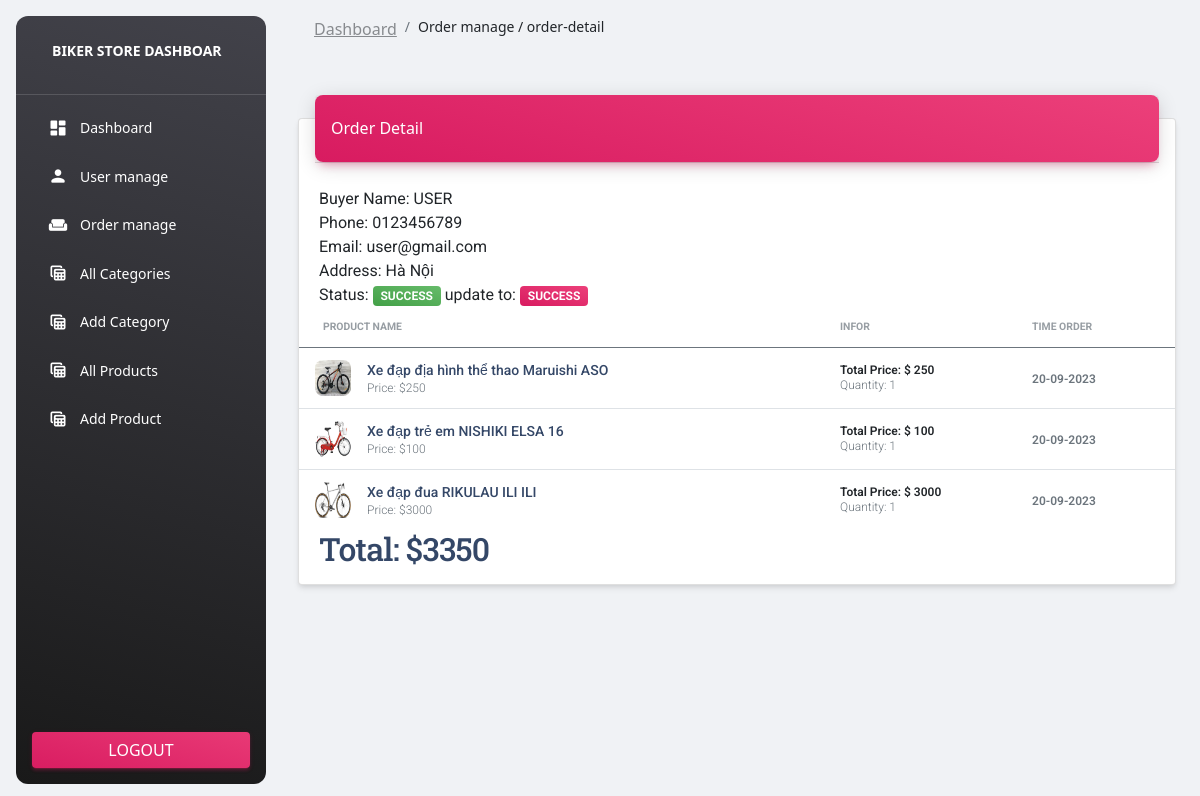
The app's page /admin/order-detail.php?id_order=16 (signed in) with its own data.
### tables this page shows
CREATE TABLE `order_detail` (
  `id` bigint(20) NOT NULL,
  `user_id` int(11) NOT NULL,
  `product_id` int(11) NOT NULL,
  `order_id` bigint(20) DEFAULT NULL,
  `selling_price` int(11) NOT NULL,
  `quantity` int(11) NOT NULL,
  `status` tinyint(4) NOT NULL DEFAULT 1,
  `rate` tinyint(4) DEFAULT NULL,
  `comment` mediumtext DEFAULT NULL,
  `created_at` timestamp NOT NULL DEFAULT current_timestamp()
);

CREATE TABLE `users` (
  `id` int(11) NOT NULL,
  `name` varchar(191) NOT NULL,
  `email` varchar(191) NOT NULL,
  `phone` varchar(15) NOT NULL,
  `address` varchar(191) DEFAULT NULL,
  `password` varchar(191) NOT NULL,
  `role_as` tinyint(4) NOT NULL DEFAULT 0,
  `code` varchar(191) DEFAULT NULL,
  `creat_at` timestamp NOT NULL DEFAULT current_timestamp()
);

CREATE TABLE `products` (
  `id` int(11) NOT NULL,
  `category_id` int(11) NOT NULL,
  `name` varchar(191) NOT NULL,
  `slug` varchar(191) NOT NULL,
  `small_description` mediumtext NOT NULL,
  `description` mediumtext NOT NULL,
  `original_price` int(11) NOT NULL,
  `selling_price` int(11) NOT NULL,
  `image` varchar(191) NOT NULL,
  `qty` int(11) NOT NULL,
  `status` tinyint(4) NOT NULL,
  `created_at` timestamp NOT NULL DEFAULT current_timestamp()
);

### functions/myfunctions.php (called while the page is built, shortened)
<?php
include("../config/dbcon.php");
function getOrderDetail($order_id)
{
    global $conn;
    $query =    "SELECT `users`.`name`,`users`.`email`,`users`.`phone`,`users`.`address`,
                `products`.`name` as `name_product`, `products`.`selling_price`,`products`.`image`,
                `order_detail`.*  FROM `order_detail`
                JOIN `users` ON `order_detail`.`user_id` = `users`.`id`
                JOIN `products` ON `products`.`id` = `order_detail`.`product_id`
                WHERE `order_id` = '$order_id'";
    return mysqli_query($conn, $query);
}

### admin/order-detail.php (the view, shortened to what this page needs)
<?php
include("../admin/includes/header.php");
$type = $_GET['id_order'];
$orders = getOrderDetail($type);
$total=0;
?>
<body>
    <div class="container-fluid">
        <div class="row">
            <div class="col-12">
                <div class="card my-4">
                    <div class="card-header p-0 position-relative mt-n4 mx-3 z-index-2">
                        <div class="bg-gradient-primary shadow-primary border-radius-lg pt-4 pb-3">
                            <h6 class="text-white text-capitalize ps-3">Order detail</h6>
                        </div>
                    </div>
                    <div class="card-body px-0 pb-2">
                        <div class="table-responsive p-0">
                            <div style="padding-left: 20px">
                                <?php foreach($orders as $order){ ?>
                                    Buyer Name: <?= $order['name'] ?> <br>
                                    Phone: <?= $order['phone'] ?> <br>
                                    Email: <?= $order['email'] ?><br>
                                    Address: <?= $order['address'] ?> <br>
                                    Status: <?php
                                        if ($order['status'] == 2){
                                            echo '<span class="badge badge-sm bg-gradient-primary">Booked</span>';
                                        }else if ($order['status'] == 3){
                                            echo '<span class="badge badge-sm bg-gradient-info">Delivering</span>';
                                        }else if ($order['status'] == 4){
                                            echo '<span class="badge badge-sm bg-gradient-success">Success</span>';
                                        }
                                    ?>
                                    update to:
                                    <?php
                                        $id_order = $order['order_id'];
                                        if ($order['status'] == 2){
                                            echo "<a href='./code.php?order=3&id=$id_order'><span class='badge badge-sm bg-gradient-info'>Delivery</span></a>";
                                        }else if ($order["status"] == 3){
                                            echo "<a href='./code.php?order=4&id=$id_order'><span class='badge badge-sm bg-gradient-success'>Delivered</span></a>";
                                        }else if ($order["status"] == 4){
                                            echo "<span class='badge badge-sm bg-gradient-primary'>Success</span>";
                                        }
                                    ?>
                                <?php break; } ?>
                            </div>
                        </div>
                            <table class="table align-items-center mb-0">
                                <thead>
                                    <tr>
                                        <th class="text-uppercase text-secondary text-xxs font-weight-bolder opacity-7">Product Name</th>
                                        <th class="text-uppercase text-secondary text-xxs font-weight-bolder opacity-7 ps-2">Infor</th>
                                        <th class="text-uppercase text-secondary text-xxs font-weight-bolder opacity-7 ps-2">Time order</th>
                                    </tr>
                                </thead>
                                <tbody>
                                <?php foreach($orders as $order){ ?>
                                    <tr>
                                        <td>
                                            <div class="d-flex px-2 py-1">
                                                <div>
                                                    <img src="../images/<?= $order['image'] ?>" class="avatar avatar-sm me-3 border-radius-lg" alt="user1">
                                                </div>
                                                <div class="d-flex flex-column justify-content-center">
                                                    <h6 class="mb-0 text-sm"><?= $order['name_product'] ?></h6>
                                                    <p class="text-xs text-secondary mb-0">Price: $<?= $order['selling_price'] ?></p>
                                                </div>
                                            </div>
                                        </td>
                                        <td>
                                            <p class="text-xs font-weight-bold mb-0">Total Price: $
                                                <?=
                                                    $total_product= $order['quantity'] * $order['selling_price'];
                                                    $total +=$total_product;
                                                ?>
                                            </p>
                                            <p class="text-xs text-secondary mb-0">Quantity: <?= $order['quantity'] ?></p>
                                        </td>
                                        <td>
                                            <span class="text-secondary text-xs font-weight-bold">
                                                <?= date('d-m-Y', strtotime($order['created_at'])); ?>
                                            </span>
                                        </td>
                                    </tr>
                                <?php } ?>
                                </tbody>
                            </table>
                            <div style="padding-left: 20px">
                            <h2>Total: $<?= $total ?></h2>
                        </div>
                    </div>
                </div>
            </div>
        </div>
    </div>
</body>

### records on screen
order_detail: user.name "USER", user.phone "0123456789", user.email "user@gmail.com", user.address "Hà Nội", status "SUCCESS", product.image (picture), product.name "Xe đạp địa hình thể thao Maruishi ASO", selling_price "250", $total_product=$order['quantity']*$order['selling_price'] "250", quantity "1", created_at "20-09-2023"
order_detail: product.image (picture), product.name "Xe đạp trẻ em NISHIKI ELSA 16", selling_price "100", $total_product=$order['quantity']*$order['selling_price'] "100", quantity "1", created_at "20-09-2023"
order_detail: product.image (picture), product.name "Xe đạp đua RIKULAU ILI ILI", selling_price "3000", $total_product=$order['quantity']*$order['selling_price'] "3000", quantity "1", created_at "20-09-2023"

### other values on screen
$total "3350"
